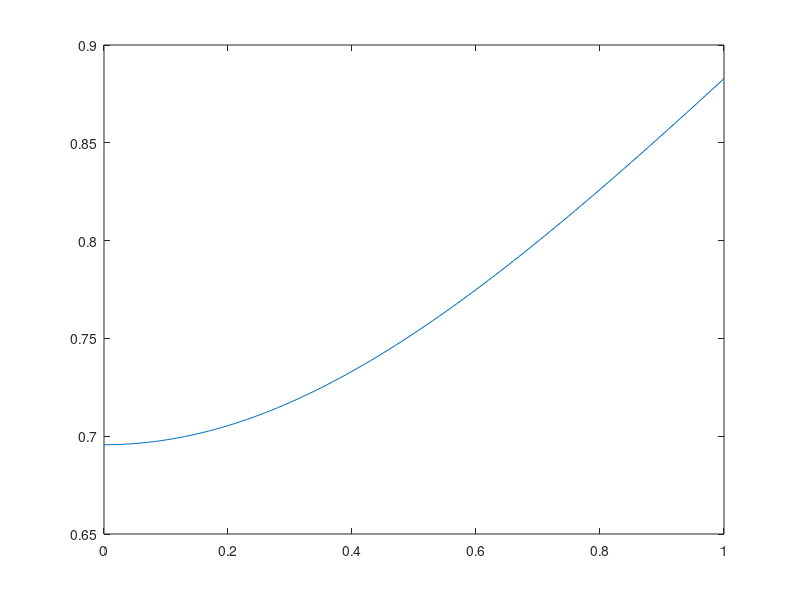

Write MATLAB code to recreate this figure. (Note: this script raises an error after producing the figure.)
% integrals.m
% version: 20030107
% a. van Oosterom
% test various integrqals

clear
clf
% 1/R related integrals
% int(log(a+sqrt(b^2+x^2)); |a| < |b|
a=1; c=.1;
b=sqrt(a^2+c^2);

x=0:.01:1;
r=sqrt(b^2+x.^2);
y=log(a+r);
plot(x,y)
pause
z1=introws(y)/100;
plot(x,z1)
hold on
z2=x.*log(a+r)+a*log(x+r)+2*c*atan(c*x./((a+b)*(b+r)))-x;
z2=z2-z2(1)+z1(1);
plot(x,z2,'r')
z3=cumsum(y)/100;
z3=z3-z3(1);
plot(x,z3,'g')
pause
clear
clf
% int(log(a+sqrt(b^2+x^2)); |a| > |b|

b=1; c=3;
a=sqrt(b^2+c^2);

x=0:.01:1;
r=sqrt(b^2+x.^2);
y=log(a+r);
plot(x,y)
pause
z1=introws(y)/100;
plot(x,z1)
hold on
arg=abs( ((a-b)*x+(b+r)*c)./((a-b)*x-(b+r)*c) );
z2=x.*log(a+r)+a*log(x+r)-c*log(arg)-x;
z2=z2-z2(1)+z1(1);
plot(x,z2,'r')
